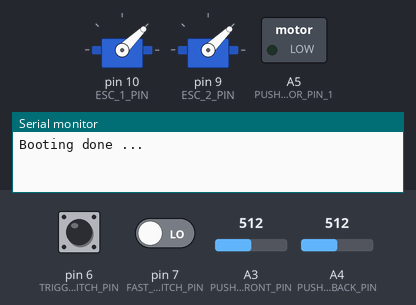
A sketch run on a simulated Arduino Nano, built with avr-gcc and run on an emulated ATmega328P. On the bench: 2 × servo, switched loads named in the sketch (green lamp = pin HIGH), the last lines printed to the serial monitor. Inputs (shaded band) come from the test bench; at power-on: pin 6 (TRIGGER_SWITCH_PIN) LOW, pin 7 (FAST_MODE_SWITCH_PIN) LOW, A3 (PUSHER_SWITCH_FRONT_PIN) = 512, A4 (PUSHER_SWITCH_BACK_PIN) = 512.

Above: at 1.2 s.
1.3 s: pin 6 (TRIGGER_SWITCH_PIN) pulled HIGH for 0.15 s
At 1.45 s:
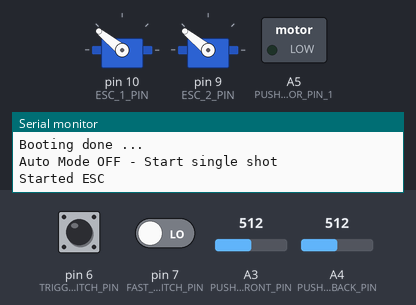
3.1 s: pin 6 (TRIGGER_SWITCH_PIN) pulled HIGH for 1 s
At 4.3 s:
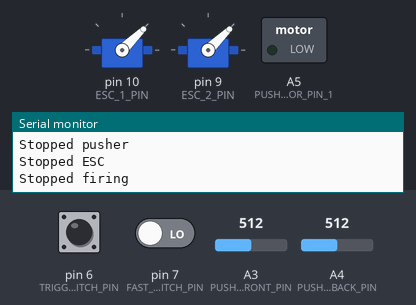
5.6 s: pin 6 (TRIGGER_SWITCH_PIN) driven HIGH and pin 7 (FAST_MODE_SWITCH_PIN) driven HIGH
At 6.8 s:
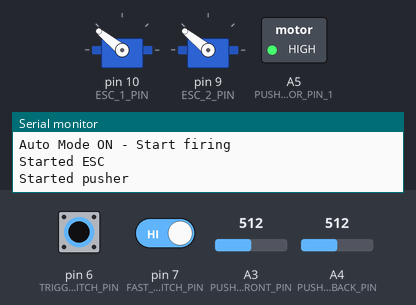
7.1 s: pin 6 (TRIGGER_SWITCH_PIN) driven LOW
At 8.2 s:
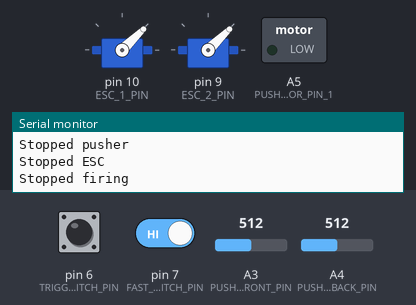
8.6 s: pin 6 (TRIGGER_SWITCH_PIN) driven HIGH
At 9.4 s:
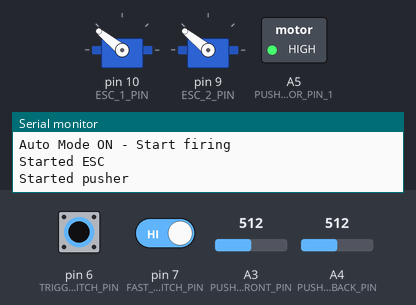
Timing chart, 0 to 11.4 s (numbered marks = the images above; inputs shaded):
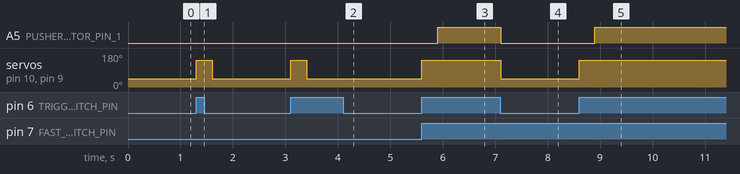

The sketch:

fdl-mini.ino
```cpp
#include <Servo.h>

// common values
const int ANALOG_ON = 255;
const int ANALOG_OFF =  0;
const int TRIGGER_PUSHED = 1;
const int ESC_MOTOR_SPEED_STOP = 1000;

// PINS
const int ESC_1_PIN = 10;
const int ESC_2_PIN =  9;

const int PUSHER_SWITCH_FRONT_PIN =  A3;
const int PUSHER_SWITCH_BACK_PIN = A4;

const int TRIGGER_SWITCH_PIN = 6;
const int FAST_MODE_SWITCH_PIN =  7;

const int PUSHER_MOTOR_PIN_1 = A5;
const int PUSHER_MOTOR_PIN_2 = A6;

enum fireMode {
  SINGLE,
  AUTO
};

enum state {
  Idle,
  Shooting,
  WAITING_DETRIGGER
};

Servo ESC1;
Servo ESC2;

int escMotorRampUpTimeInMs = 300; // delay between ESC starting and pusher starting
int motorSpeed = 2000; // 1000 - 2000

state currentState = Idle;
fireMode currentFireMode = SINGLE;
boolean waitingDetrigger = false;

void setup() {

  ESC1.attach(ESC_1_PIN);
  ESC2.attach(ESC_2_PIN);

  ESC1.writeMicroseconds(1000);
  ESC2.writeMicroseconds(1000);

  pinMode(TRIGGER_SWITCH_PIN, INPUT);
  pinMode(FAST_MODE_SWITCH_PIN, INPUT);

  Serial.begin(9600);

  Serial.println("Booting done ...");

}

void loop() {

  int triggerValue = digitalRead(TRIGGER_SWITCH_PIN);

  // single shot was fired, waiting for the trigger button to be released to prevent another shot to be fired
  if (waitingDetrigger == true && triggerValue == 0) {
    waitingDetrigger = false;
  }

  if (waitingDetrigger == true) {
    return;
  }

  // set fire mode, SINGLE or AUTO
  int mode = digitalRead(FAST_MODE_SWITCH_PIN);

  if (mode == 1) {
    currentFireMode = AUTO;
  } else {
    currentFireMode = SINGLE;
  }

  // let's start the fun, trigger was pushed
  if (triggerValue == TRIGGER_PUSHED && currentState == Idle) {

    if (currentFireMode == SINGLE) {
      fireSingleShot();
      waitingDetrigger = true;
    }

    if (currentFireMode == AUTO) {
      currentState = Shooting;
      Serial.println("Auto Mode ON - Start firing");
      startFiring();
    }
  }

  // trigger is released, let's stop
  if (triggerValue != TRIGGER_PUSHED && currentState == Shooting) {
    stopFiring();
    currentState = Idle;
  }

}

boolean backPusherSwitchHit() {
  return analogRead(PUSHER_SWITCH_BACK_PIN) > 50;
}

boolean backPusherSwitchFront() {
  return analogRead(PUSHER_SWITCH_FRONT_PIN) > 50;
}

void fireSingleShot() {
  Serial.println("Auto Mode OFF - Start single shot");
  startFiring();
  stopFiring();
}

void startFiring() {
  StartESC();
  delay(escMotorRampUpTimeInMs);
  ForwardPusher();
}

void stopFiring() {

  while (backPusherSwitchFront() == false) {

  }

  delay(5);
  StopPusher();

  unsigned long timeStartedToWait = millis();
  while (backPusherSwitchHit() == false) {
    Serial.println("checking switch");
    // if back end stop not reached give it a short hit to go there
    if (millis() > timeStartedToWait + 100) {
      Serial.println("move forward");
      ForwardPusher();
      delay(1);
      StopPusher();
      timeStartedToWait = millis();
    }
  }

  StopESC();

  Serial.println("Stopped firing");
}

void StartESC() {
  ESC1.writeMicroseconds(motorSpeed);
  ESC2.writeMicroseconds(motorSpeed);
  Serial.println("Started ESC");
}

void StopESC() {
  ESC1.writeMicroseconds(ESC_MOTOR_SPEED_STOP);
  ESC2.writeMicroseconds(ESC_MOTOR_SPEED_STOP);
  Serial.println("Stopped ESC");
}


void ForwardPusher()
{
  analogWrite(PUSHER_MOTOR_PIN_1, ANALOG_ON);
  analogWrite(PUSHER_MOTOR_PIN_2, ANALOG_OFF);
  Serial.println("Started pusher");
}

void StopPusher()
{
  analogWrite(PUSHER_MOTOR_PIN_1, ANALOG_OFF);
  analogWrite(PUSHER_MOTOR_PIN_2, ANALOG_OFF);
  Serial.println("Stopped pusher");
}
```

Measured:
- after the input at 1.3 s, servo on pin 10 (ESC_1_PIN), servo on pin 9 (ESC_2_PIN): 44° → 141° at once, → 44° 0.31 s later
- after the input at 3.1 s, servo on pin 10 (ESC_1_PIN), servo on pin 9 (ESC_2_PIN): 44° → 141° at once, → 44° 0.31 s later
- after the input at 5.6 s, A5 (PUSHER_MOTOR_PIN_1): LOW → HIGH after 0.30 s; servo on pin 10 (ESC_1_PIN), servo on pin 9 (ESC_2_PIN): 44° → 141° at once
- after the input at 7.1 s, A5 (PUSHER_MOTOR_PIN_1): HIGH → LOW at once; servo on pin 10 (ESC_1_PIN), servo on pin 9 (ESC_2_PIN): 141° → 44° at once
- after the input at 8.6 s, A5 (PUSHER_MOTOR_PIN_1): LOW → HIGH after 0.30 s; servo on pin 10 (ESC_1_PIN), servo on pin 9 (ESC_2_PIN): 44° → 141° at once
